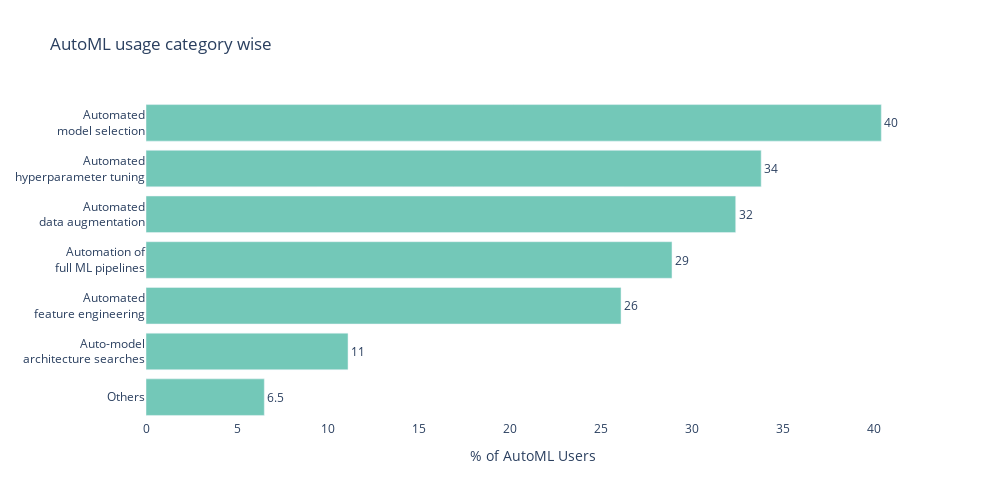

The notebook cell this image was saved under:
### Markdown cell above
<div id="31"></div>

<font color='#1E8449' size=5>3.1 AutoML -  Category wise usage in 2020</font><br>
First, let's have a look at the overall AutoML usage i.e AutoML usage with respect to all the respondents.

### Code cell
responses_df = automl_2020_respondents[automl_2020_respondents['Q33_A_Part_7']=='Use']
q33a_dictionary_of_counts = {
    'Automated data augmentation (e.g. imgaug, albumentations)' : (responses_df['Q33_A_Part_1'].count()),
    'Automated feature engineering/selection (e.g. tpot, boruta_py)': (responses_df['Q33_A_Part_2'].count()),
    'Automated model selection (e.g. auto-sklearn, xcessiv)' : (responses_df['Q33_A_Part_3'].count()),
    'Automated model architecture searches (e.g. darts, enas)' : (responses_df['Q33_A_Part_4'].count()),
    'Automated hyperparameter tuning (e.g. hyperopt, ray.tune, Vizier)' : (responses_df['Q33_A_Part_5'].count()),
    'Automation of full ML pipelines (e.g. Google AutoML, H20 Driverless AI)' : (responses_df['Q33_A_Part_6'].count()),
    'Other' : (responses_df['Q33_A_OTHER'].count())
}

dictionary_of_counts = sort_dictionary_by_percent(responses_df,
                                                  q33a_list_of_columns,
                                                  q33a_dictionary_of_counts)
title_for_chart = 'Most common categories of AutoML (or partial AutoML) tools'
title_for_y_axis = '% of respondents'
orientation_for_chart = 'h'
  
automl_categories1 = pd.DataFrame(dictionary_of_counts.items(),columns=['Most common categories of AutoML (or partial AutoML) tools', '% of respondents'])    

data = automl_categories1

trace = go.Bar(
                    #y = automl_categories["Most common categories of AutoML (or partial AutoML) tools"],
                    y = ['Others',
                           'Auto-model<br> architecture searches',
                           'Automated<br> feature engineering',
                           'Automation of<br> full ML pipelines',
                           'Automated<br> data augmentation',
                           'Automated<br> hyperparameter tuning',
                           'Automated<br> model selection'],
                    x = automl_categories1['% of respondents'] ,
                    orientation='h',
                    marker=dict(color='#17A589', opacity=0.6),
                    #line=dict(color='black',width=1)),
                    )
data = [trace]
layout = go.Layout(barmode = "group",width=1000, height=500, 
                       #xaxis= dict(title='No of times ranked higest'),
                       #yaxis=dict(autorange="reversed"),
                       showlegend=False)

    
fig = go.Figure(data = data, layout = layout)
fig.update_traces(texttemplate='%{x:.2s}', textposition='outside')
#fig.update_layout(uniformtext_minsize=5.5, uniformtext_mode='hide')
fig.update_layout(plot_bgcolor='white',title='AutoML usage category wise')
fig.update_xaxes(showgrid=False, zeroline=False, title="% of AutoML Users ")
fig.update_yaxes(showgrid=False, zeroline=False)
fig.show()

### Figure 1 — Plotly figure (JSON) as saved in the notebook; plotly's stock layout.template omitted (floating-point values rounded to 4 significant figures)
{"data": [{"marker": {"color": "#17A589", "opacity": 0.6}, "orientation": "h", "textposition": "outside", "texttemplate": "%{x:.2s}", "type": "bar", "x": [6.5, 11.1, 26.1, 28.9, 32.4, 33.8, 40.4], "y": ["Others", "Auto-model<br> architecture searches", "Automated<br> feature engineering", "Automation of<br> full ML pipelines", "Automated<br> data augmentation", "Automated<br> hyperparameter tuning", "Automated<br> model selection"]}], "layout": {"barmode": "group", "height": 500, "plot_bgcolor": "white", "showlegend": false, "title": {"text": "AutoML usage category wise"}, "width": 1000, "xaxis": {"showgrid": false, "title": {"text": "% of AutoML Users "}, "zeroline": false}, "yaxis": {"showgrid": false, "zeroline": false}}}
